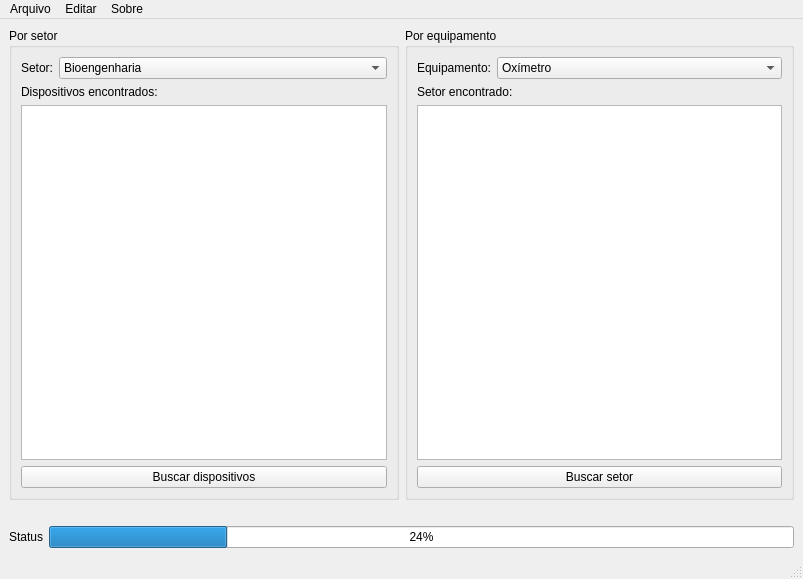
<?xml version="1.0" encoding="UTF-8"?>
<ui version="4.0">
 <class>MainWindow</class>
 <widget class="QMainWindow" name="MainWindow">
  <property name="geometry">
   <rect>
    <x>0</x>
    <y>0</y>
    <width>803</width>
    <height>579</height>
   </rect>
  </property>
  <property name="windowTitle">
   <string>Logah Manager</string>
  </property>
  <property name="locale">
   <locale language="Portuguese" country="Brazil"/>
  </property>
  <property name="tabShape">
   <enum>QTabWidget::Rounded</enum>
  </property>
  <widget class="QWidget" name="centralwidget">
   <layout class="QVBoxLayout" name="verticalLayout">
    <item>
     <layout class="QHBoxLayout" name="horizontalLayout_3">
      <item>
       <layout class="QHBoxLayout" name="horizontalLayout_2">
        <item>
         <widget class="QGroupBox" name="groupBox">
          <property name="title">
           <string>Por setor</string>
          </property>
          <layout class="QVBoxLayout" name="verticalLayout_4">
           <item>
            <layout class="QHBoxLayout" name="horizontalLayout_5">
             <item>
              <widget class="QLabel" name="label_4">
               <property name="sizePolicy">
                <sizepolicy hsizetype="Preferred" vsizetype="Preferred">
                 <horstretch>0</horstretch>
                 <verstretch>0</verstretch>
                </sizepolicy>
               </property>
               <property name="text">
                <string>Setor:</string>
               </property>
              </widget>
             </item>
             <item>
              <widget class="QComboBox" name="cbx_sector">
               <property name="sizePolicy">
                <sizepolicy hsizetype="Preferred" vsizetype="Fixed">
                 <horstretch>1</horstretch>
                 <verstretch>0</verstretch>
                </sizepolicy>
               </property>
               <item>
                <property name="text">
                 <string>Bioengenharia</string>
                </property>
               </item>
               <item>
                <property name="text">
                 <string>Engenharia clínica</string>
                </property>
               </item>
              </widget>
             </item>
            </layout>
           </item>
           <item>
            <widget class="QLabel" name="label_2">
             <property name="text">
              <string>Dispositivos encontrados:</string>
             </property>
            </widget>
           </item>
           <item>
            <widget class="QListWidget" name="list_devices"/>
           </item>
           <item>
            <widget class="QPushButton" name="btn_devices">
             <property name="text">
              <string>Buscar dispositivos</string>
             </property>
            </widget>
           </item>
          </layout>
         </widget>
        </item>
       </layout>
      </item>
      <item>
       <layout class="QHBoxLayout" name="horizontalLayout">
        <item>
         <widget class="QGroupBox" name="groupBox_2">
          <property name="title">
           <string>Por equipamento</string>
          </property>
          <layout class="QVBoxLayout" name="verticalLayout_2">
           <item>
            <layout class="QHBoxLayout" name="horizontalLayout_4">
             <item>
              <widget class="QLabel" name="label_3">
               <property name="text">
                <string>Equipamento:</string>
               </property>
              </widget>
             </item>
             <item>
              <widget class="QComboBox" name="cbx_equipment">
               <property name="sizePolicy">
                <sizepolicy hsizetype="Preferred" vsizetype="Fixed">
                 <horstretch>1</horstretch>
                 <verstretch>0</verstretch>
                </sizepolicy>
               </property>
               <item>
                <property name="text">
                 <string>Oxímetro</string>
                </property>
               </item>
               <item>
                <property name="text">
                 <string>Ventilador Mecânico </string>
                </property>
               </item>
               <item>
                <property name="text">
                 <string>Monitor Mutiparâmetro Portátil</string>
                </property>
               </item>
               <item>
                <property name="text">
                 <string>Ultrassom Portátil</string>
                </property>
               </item>
              </widget>
             </item>
            </layout>
           </item>
           <item>
            <widget class="QLabel" name="label">
             <property name="text">
              <string>Setor encontrado:</string>
             </property>
            </widget>
           </item>
           <item>
            <widget class="QListWidget" name="list_sector"/>
           </item>
           <item>
            <widget class="QPushButton" name="btn_sector">
             <property name="text">
              <string>Buscar setor</string>
             </property>
            </widget>
           </item>
          </layout>
         </widget>
        </item>
       </layout>
      </item>
     </layout>
    </item>
    <item>
     <spacer name="horizontalSpacer">
      <property name="orientation">
       <enum>Qt::Horizontal</enum>
      </property>
      <property name="sizeHint" stdset="0">
       <size>
        <width>40</width>
        <height>20</height>
       </size>
      </property>
     </spacer>
    </item>
    <item>
     <layout class="QVBoxLayout" name="verticalLayout_3">
      <item>
       <layout class="QHBoxLayout" name="horizontalLayout_6">
        <item>
         <widget class="QLabel" name="label_5">
          <property name="text">
           <string>Status</string>
          </property>
         </widget>
        </item>
        <item>
         <widget class="QProgressBar" name="progress_bar">
          <property name="value">
           <number>24</number>
          </property>
         </widget>
        </item>
       </layout>
      </item>
     </layout>
    </item>
   </layout>
  </widget>
  <widget class="QMenuBar" name="menuBar">
   <property name="geometry">
    <rect>
     <x>0</x>
     <y>0</y>
     <width>803</width>
     <height>25</height>
    </rect>
   </property>
   <widget class="QMenu" name="menuArquivo">
    <property name="title">
     <string>Arquivo</string>
    </property>
    <addaction name="menu_avancado"/>
    <addaction name="separator"/>
    <addaction name="menu_sair"/>
   </widget>
   <widget class="QMenu" name="menuEditar">
    <property name="title">
     <string>Editar</string>
    </property>
    <addaction name="menu_add_equipment"/>
    <addaction name="menu_list_equipment"/>
    <addaction name="menu_edit_equipment"/>
   </widget>
   <widget class="QMenu" name="menuSobre">
    <property name="title">
     <string>Sobre</string>
    </property>
    <addaction name="menu_version"/>
    <addaction name="menu_help"/>
   </widget>
   <addaction name="menuArquivo"/>
   <addaction name="menuEditar"/>
   <addaction name="menuSobre"/>
  </widget>
  <widget class="QStatusBar" name="statusBar"/>
  <action name="menu_avancado">
   <property name="text">
    <string>Avançado</string>
   </property>
  </action>
  <action name="menu_sair">
   <property name="text">
    <string>Sair</string>
   </property>
  </action>
  <action name="menu_add_equipment">
   <property name="text">
    <string>Adicionar equipamento</string>
   </property>
  </action>
  <action name="menu_list_equipment">
   <property name="text">
    <string>Listar equipamentos</string>
   </property>
  </action>
  <action name="menu_edit_equipment">
   <property name="text">
    <string>Editar equipamento</string>
   </property>
  </action>
  <action name="menu_version">
   <property name="text">
    <string>Versão</string>
   </property>
  </action>
  <action name="menu_help">
   <property name="text">
    <string>Ajuda</string>
   </property>
  </action>
 </widget>
 <resources/>
 <connections/>
</ui>
